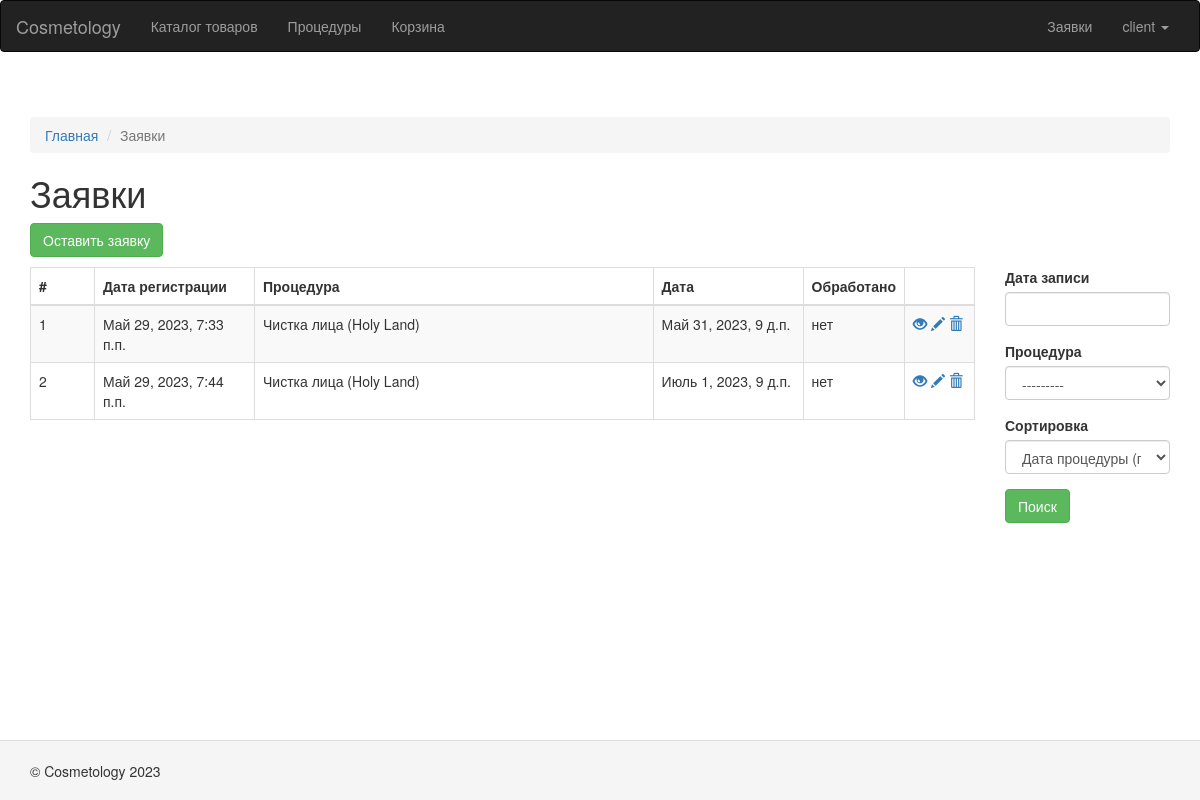
/request/list/ (signed in), run on the app's committed database.
### website/models.py (models this page shows, shortened)
class User(AbstractUser):
    db_table = 'auth_user'
    middle_name = models.CharField("Отчество", "middle_name", max_length=50, null=True, blank=True)
    """Отчество"""
    gender = models.ForeignKey('Gender', on_delete=models.SET_NULL, verbose_name="Пол",
                                  null=True, blank=True)
    """Тип пользователя"""
    birthday = models.DateField("Дата рождения", "birthday", null=True, blank=True)
    """Дата рождения"""
    description = models.TextField("Примечание", "description", null=True, blank=True)
    """Примечание"""
    phone = models.CharField("Телефон", "phone", max_length=255, null=True, blank=True)
    """Номер телефона заявителя"""
    address = models.CharField("Адрес", "address", max_length=255, null=True, blank=True)
    """Адрес"""
    user_type = models.ForeignKey('UserType', on_delete=models.SET_NULL, verbose_name="Тип пользователя",
                                  null=True, blank=True)
    """Тип пользователя"""
    report_date_1 = models.DateField("Начало периода", "report_date_1", null=True, blank=True)
    """Начало периода"""
    report_date_2 = models.DateField("Окончание периода", "report_date_2", null=True, blank=True)
    """"Окончание периода"""
    def groups_str(self):
        result = None
        for item in self.groups.all():
            if result is not None:
                result += ", "
            else:
                result = ""
            result += item.name
        return result
    groups_str.short_description = "Группы"
    groups_str.allow_tags = True
    def in_group_by_id (self, group_id):
        return self.groups.filter(id=group_id).exists()
    def is_client (self):
        return self.in_group_by_id(4)
    class Meta:
        verbose_name = "Пользователь"
        verbose_name_plural = "Пользователи"

class Request(models.Model):
    registration_date = models.DateTimeField("Дата регистрации", null=True, blank=True)
    """Дата регистрации"""
    patient = models.ForeignKey("User", on_delete=models.SET_NULL, null=True, blank=True, verbose_name="Пациент")
    """Пациент"""
    procedure = models.ForeignKey("Procedure", on_delete=models.SET_NULL, null=True, blank=True, verbose_name="Процедура")
    """Процедура"""
    begin_date = models.DateTimeField("Дата записи", null=True, blank=True)
    """Дата"""
    description = models.TextField("Примечание", null=True, blank=True)
    """Примечание"""
    completed = models.BooleanField("Обработано", null=True, blank=True)
    """Обработано"""
    class Meta:
        verbose_name = "Заявка"
        verbose_name_plural = "Заявки"

class Procedure(models.Model):
    title = models.CharField("Название", max_length=255)
    """Название"""
    description = models.TextField("Описание", null=True, blank=True)
    """Описание"""
    image = models.ImageField("Изображение", null=True, blank=True)
    """Изображение"""
    cost = models.FloatField("Стоимость", null=True, blank=True)
    """Стоимость"""
    duration = models.IntegerField("Продолжительность, мин.", null=True, blank=True)
    """Продолжительность (минут)"""
    public = models.BooleanField("Публиковать", null=True, blank=True)
    """Публиковать товар"""
    def image_img(self):
        """Изображение, для отображения в админке"""
        if self.image:
            from django.utils.safestring import mark_safe
            return mark_safe(u'<a href="{0}" target="_blank"><img src="{0}" width="100"/></a>'.format(self.image.url))
        else:
            return '(Нет изображения)'
    image_img.short_description = 'Изображение'
    image_img.allow_tags = True
    class Meta:
        verbose_name = "Процедура"
        verbose_name_plural = "Процедуры"

### website/views.py (the view)
# urls.py: path('request/list/', RequestListView.as_view(), name='request-list'),
class RequestListView(LoginRequiredMixin, FilterView):
    title = 'Заявки'
    model = Request
    template_name = 'request/list.html'
    paginate_by = 10
    filterset_class = RequestFilter
    def get_queryset(self):
        queryset = super().get_queryset()
        queryset = queryset.filter(patient_id=self.request.user.id)
        return queryset
    def get_context_data(self, **kwargs):
        context = super().get_context_data(**kwargs)
        return context

### project/current_user.py (called while the page is built)
    def __call__(self, request):
        _user.value = request.user
        return self.get_response(request)

### templates/request/list.html (shortened to what this page needs)
{% extends 'base.html' %}
{% load static %}
{% load crispy_forms_tags %}
{% load bootstrap_pagination %}
{% block content %}
    <ol class="breadcrumb">
        <li><a href="{% url "home" %}">Главная</a></li>
        <li class="active">{{ view.title }}</li>
    </ol>
    <h1>{{ view.title }}</h1>
    <p>
        <a href="{% url "request-create" %}" class="btn btn-success">Оставить заявку</a>
    </p>
    <div class="row">
        <div class="col-md-10">
            {% if object_list %}
                <table class="table table-striped table-bordered">
                    <colgroup>
                        <col width="64">
                        <col width="160">
                        <col>
                        <col width="150">
                        <col width="100">
                        <col width="70">
                    </colgroup>
                    <thead>
                    <tr>
                        <th>#</th>
                        <th>Дата регистрации</th>
                        <th>Процедура</th>
                        <th>Дата</th>
                        <th>Обработано</th>
                        <th class="action-column">&nbsp;</th>
                    </tr>
                    </thead>
                    <tbody>
                    {% for object in object_list %}
                        <tr data-key="1">
                            <td>{{ forloop.counter0|add:page_obj.start_index }} </td>
                            <td>{{ object.registration_date }}</td>
                            <td>{{ object.procedure.title }}</td>
                            <td>{{ object.begin_date }}</td>
                            <td>{{ object.completed  | yesno }}</td>
                            <td>
                                <a href="{% url "request-detail" object.id %}" title="Просмотр" aria-label="Просмотр">
                                    <span class="glyphicon glyphicon-eye-open"></span>
                                </a>
                                <a href="{% url "request-update" object.id %}" title="Редактирование" aria-label="Редактирование">
                                    <span class="glyphicon glyphicon-pencil"></span>
                                </a>
                                <a href="{% url "request-delete" object.id %}" title="Удаление" aria-label="Удаление">
                                    <span class="glyphicon glyphicon-trash"></span>
                                </a>
                            </td>
                        </tr>
                    {% endfor %}
                    </tbody>
                </table>
            {% endif %}
        </div>
        <div class="col-md-2">
            <form method="get">
                {{ filter.form|crispy }}
                <input type="submit" class="btn btn-success" value="Поиск"/>
            </form>
        </div>
    </div>
{% endblock content %}

### templates/base.html (shortened to what this page needs)
<!DOCTYPE html>
{% load static %}
<html>
<head>
    {% load bootstrap3 %}
    {% bootstrap_css %}
    <link href="{% static "css/site.css" %}" rel="stylesheet"/>
</head>
<body>
<div class="wrap">
    <nav id="w2" class="navbar navbar-inverse">
        <div class="container-fluid">
            <div class="navbar-header">
                <a class="navbar-brand" href="{% url "home" %}">Cosmetology</a>
            </div>
            <div id="w2-collapse" class="collapse navbar-collapse">
                <ul id="w3" class="navbar-nav nav">
                    <li><a href="{% url "catalog-list" %}" tabindex="-1">Каталог товаров</a></li>
                    <li><a href="{% url "procedure-list" %}" tabindex="-1">Процедуры</a></li>
                    <li><a href="{% url "basket-list" %}" tabindex="-1">Корзина</a></li>
                </ul>
                <ul id="w3" class="navbar-nav nav navbar-right">
                    {% if request.user.is_authenticated %}
                        <li><a href="{% url "request-list" %}" tabindex="-1">Заявки</a></li>
                        <li class="dropdown"><a class="dropdown-toggle" href="#"
                                                data-toggle="dropdown">{{ request.user.username }}
                            <span class="caret"></span></a>
                        </li>
                    {% else %}
                        <li><a href="{% url "login" %}">Вход</a></li>
                    {% endif %}
                </ul>
            </div>
        </div>
    </nav>
    <br>
    <div class="container">
        {% block content %}
        {% endblock content %}
    </div>
</div>
<footer class="footer">
    <div class="container">
        <p class="pull-left">© Cosmetology 2023</p>
    </div>
</footer>
</body>
</html>

### static/css/site.css (style rules this page uses)
html, body { height: 100%; }
p { text-align:justify; }
.wrap { min-height:100%; height: auto; margin: 0 auto -60px; padding: 0 0 60px; }
.wrap > .container { padding: 25px 15px 20px; }
.footer { height: 60px; background-color: #f5f5f5; border-top: 1px solid #ddd; padding-top: 20px; }

### data on the page
User: user.username "client"
Request: registration_date "Май 29, 2023, 7:33 п.п.", procedure "Чистка лица (Holy Land)", begin_date "Май 31, 2023, 9 д.п.", completed "нет"
Request: registration_date "Май 29, 2023, 7:44 п.п.", procedure "Чистка лица (Holy Land)", begin_date "Июль 1, 2023, 9 д.п.", completed "нет"

### other printed values
{{ view.title }} "Заявки"
